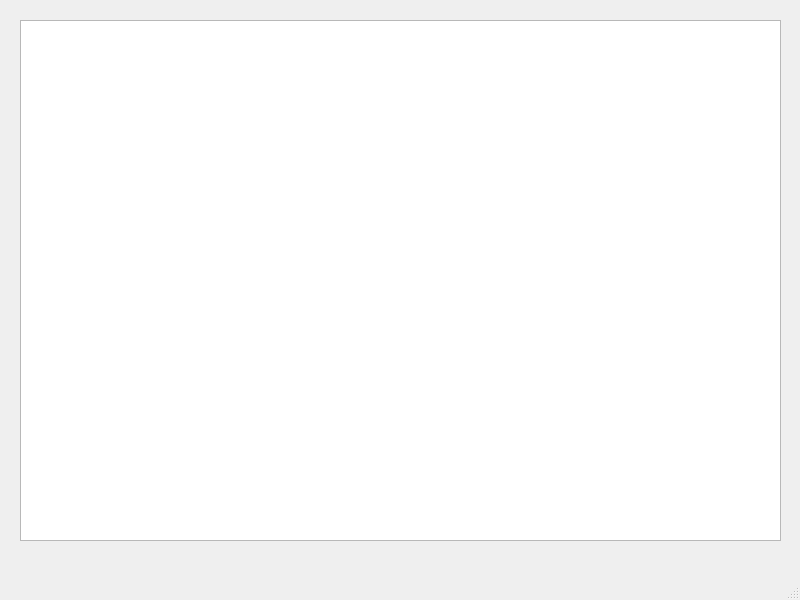
<?xml version="1.0" encoding="UTF-8"?>
<ui version="4.0">
 <class>MainWindow</class>
 <widget class="QMainWindow" name="MainWindow">
  <property name="geometry">
   <rect>
    <x>0</x>
    <y>0</y>
    <width>800</width>
    <height>600</height>
   </rect>
  </property>
  <property name="windowTitle">
   <string>MainWindow</string>
  </property>
  <widget class="QWidget" name="centralwidget">
   <widget class="QWidget" name="verticalLayoutWidget">
    <property name="geometry">
     <rect>
      <x>20</x>
      <y>20</y>
      <width>761</width>
      <height>521</height>
     </rect>
    </property>
    <layout class="QVBoxLayout" name="verticalLayout">
     <item>
      <widget class="QTableWidget" name="tableWidget"/>
     </item>
    </layout>
   </widget>
  </widget>
  <widget class="QMenuBar" name="menubar">
   <property name="geometry">
    <rect>
     <x>0</x>
     <y>0</y>
     <width>800</width>
     <height>22</height>
    </rect>
   </property>
  </widget>
  <widget class="QStatusBar" name="statusbar"/>
 </widget>
 <resources/>
 <connections/>
</ui>
